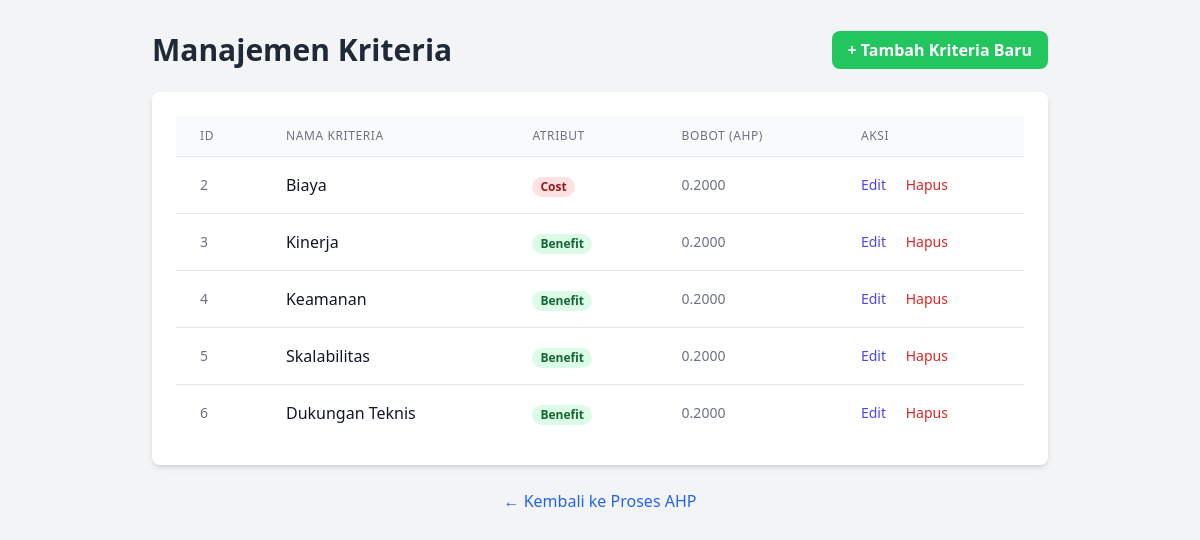
/kriteria/, run on an earlier commit of the app's database.
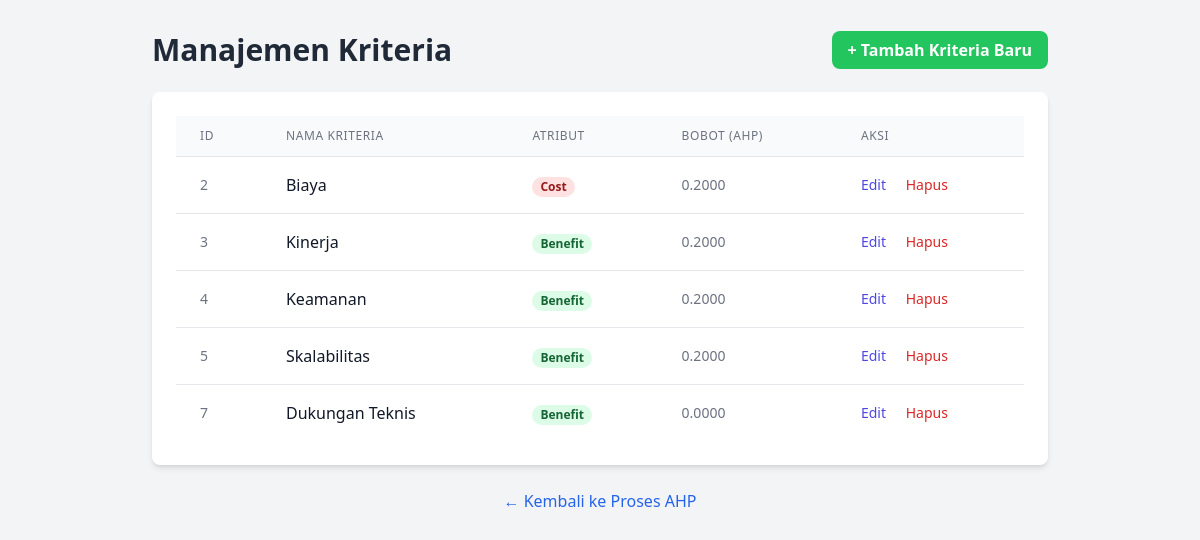
And on a later commit of the database.
### dss/models.py (models this page shows, shortened)
class Kriteria(models.Model):
    class Atribut(models.TextChoices):
        BENEFIT = 'benefit', 'Benefit'
        COST = 'cost', 'Cost'
    nama_kriteria = models.CharField(max_length=100, help_text="Nama kriteria (e.g., Biaya, Kinerja)")
    atribut = models.CharField(max_length=10, choices=Atribut.choices, help_text="Tipe kriteria: 'benefit' atau 'cost'")
    bobot = models.FloatField(default=0.0, help_text="Bobot kriteria hasil dari perhitungan AHP")
    class Meta:
        verbose_name_plural = "Daftar Kriteria"

### dss/views.py (the view)
# urls.py: path('kriteria/', views.kriteria_list_view, name='kriteria_list'),
def kriteria_list_view(request):
    semua_kriteria = Kriteria.objects.all().order_by('id')
    context = {
        'semua_kriteria': semua_kriteria,
    }
    return render(request, 'dss/kriteria_list.html', context)

### dss/templates/dss/kriteria_list.html (shortened to what this page needs)
<!DOCTYPE html>
<html lang="en">
  <head>
    <script src="https://cdn.tailwindcss.com"></script>
  </head>
  <body class="bg-gray-100 p-8">
    <div class="max-w-4xl mx-auto">
      <div class="flex justify-between items-center mb-6">
        <h1 class="text-3xl font-bold text-gray-800">Manajemen Kriteria</h1>
        <div>
          <a
            href="{% url 'kriteria_create' %}"
            class="bg-green-500 hover:bg-green-700 text-white font-bold py-2 px-4 rounded-lg transition duration-300"
          >
            + Tambah Kriteria Baru
          </a>
        </div>
      </div>
      <div class="bg-white p-6 rounded-lg shadow-md">
        <div class="overflow-x-auto">
          <table class="min-w-full divide-y divide-gray-200">
            <thead class="bg-gray-50">
              <tr>
                <th
                  class="px-6 py-3 text-left text-xs font-medium text-gray-500 uppercase tracking-wider"
                >
                  ID
                </th>
                <th
                  class="px-6 py-3 text-left text-xs font-medium text-gray-500 uppercase tracking-wider"
                >
                  Nama Kriteria
                </th>
                <th
                  class="px-6 py-3 text-left text-xs font-medium text-gray-500 uppercase tracking-wider"
                >
                  Atribut
                </th>
                <th
                  class="px-6 py-3 text-left text-xs font-medium text-gray-500 uppercase tracking-wider"
                >
                  Bobot (AHP)
                </th>
                <th
                  class="px-6 py-3 text-left text-xs font-medium text-gray-500 uppercase tracking-wider"
                >
                  Aksi
                </th>
              </tr>
            </thead>
            <tbody class="bg-white divide-y divide-gray-200">
              {% for kriteria in semua_kriteria %}
              <tr>
                <td class="px-6 py-4 whitespace-nowrap text-sm text-gray-500">
                  {{ kriteria.id }}
                </td>
                <td
                  class="px-6 py-4 whitespace-nowrap font-medium text-gray-900"
                >
                  {{ kriteria.nama_kriteria }}
                </td>
                <td class="px-6 py-4 whitespace-nowrap">
                  {% if kriteria.atribut == 'benefit' %}
                  <span
                    class="px-2 inline-flex text-xs leading-5 font-semibold rounded-full bg-green-100 text-green-800"
                  >
                    Benefit
                  </span>
                  {% else %}
                  <span
                    class="px-2 inline-flex text-xs leading-5 font-semibold rounded-full bg-red-100 text-red-800"
                  >
                    Cost
                  </span>
                  {% endif %}
                </td>
                <td class="px-6 py-4 whitespace-nowrap text-sm text-gray-500">
                  {{ kriteria.bobot|floatformat:4 }}
                </td>
                <td class="px-6 py-4 whitespace-nowrap text-sm font-medium">
                  <a
                    href="{% url 'kriteria_update' pk=kriteria.pk %}"
                    class="text-indigo-600 hover:text-indigo-900"
                    >Edit</a
                  >
                  <a
                    href="{% url 'kriteria_delete' pk=kriteria.pk %}"
                    class="text-red-600 hover:text-red-900 ml-4"
                    >Hapus</a
                  >
                </td>
              </tr>
              {% empty %}
              <tr>
                <td colspan="5" class="text-center py-10 text-gray-500">
                  Belum ada kriteria. Silakan tambahkan kriteria baru.
                </td>
              </tr>
              {% endfor %}
            </tbody>
          </table>
        </div>
      </div>
      <div class="text-center mt-6">
        <a
          href="{% url 'home' %}"
          class="text-blue-600 hover:text-blue-800 transition duration-300"
          >&larr; Kembali ke Proses AHP</a
        >
      </div>
    </div>
  </body>
</html>

What changed in the data, as far as the page shows it:
removed Kriteria: id "6", nama_kriteria "Dukungan Teknis", atribut "Benefit", bobot "0.2000"
added Kriteria: id "7", nama_kriteria "Dukungan Teknis", atribut "Benefit", bobot "0.0000"
